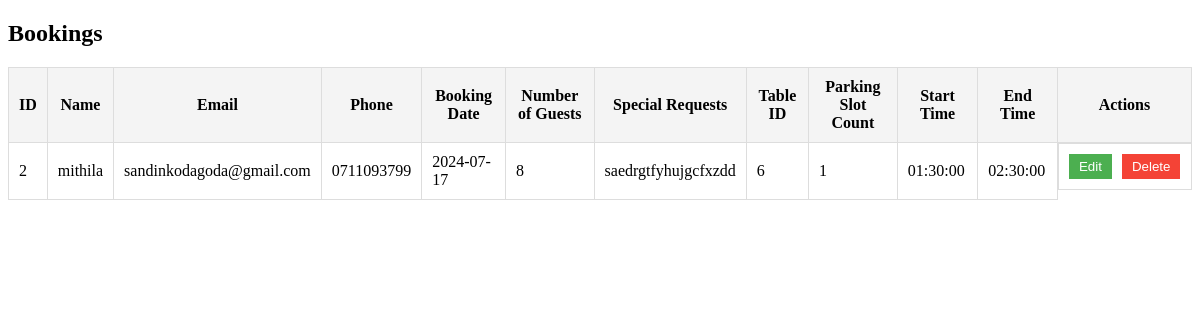
The app's page /html/view_bookings.php (signed in) with its own data.
### tables this page shows
CREATE TABLE IF NOT EXISTS `bookings` (
  `id` int NOT NULL AUTO_INCREMENT,
  `name` varchar(255) NOT NULL,
  `email` varchar(255) NOT NULL,
  `phone` varchar(50) DEFAULT NULL,
  `booking_date` date NOT NULL,
  `number_of_guests` int NOT NULL,
  `special_requests` text,
  `table_id` int NOT NULL,
  `parking_slot_count` int DEFAULT '0',
  `start_time` time NOT NULL,
  `end_time` time NOT NULL,
  PRIMARY KEY (`id`),
  KEY `fk_table_id` (`table_id`)
);

### html/view_bookings.php (the view, shortened to what this page needs)
<?php
$servername = "localhost";
$username_db = "root";
$password_db = "";
$database = "galeryCafe";
$conn = new mysqli($servername, $username_db, $password_db, $database);
$sql = "SELECT * FROM bookings";
$result = $conn->query($sql);
$bookings = $result->fetch_all(MYSQLI_ASSOC);
?>
<!DOCTYPE html>
<html lang="en">
<head>
</head>
<body>
    <h2>Bookings</h2>
    <table>
        <tr>
            <th>ID</th>
            <th>Name</th>
            <th>Email</th>
            <th>Phone</th>
            <th>Booking Date</th>
            <th>Number of Guests</th>
            <th>Special Requests</th>
            <th>Table ID</th>
            <th>Parking Slot Count</th>
            <th>Start Time</th>
            <th>End Time</th>
            <th>Actions</th>
        </tr>
        <?php foreach ($bookings as $row) : ?>
            <tr>
                <td><?php echo htmlspecialchars($row['id']); ?></td>
                <td><?php echo htmlspecialchars($row['name']); ?></td>
                <td><?php echo htmlspecialchars($row['email']); ?></td>
                <td><?php echo htmlspecialchars($row['phone']); ?></td>
                <td><?php echo htmlspecialchars($row['booking_date']); ?></td>
                <td><?php echo htmlspecialchars($row['number_of_guests']); ?></td>
                <td><?php echo htmlspecialchars($row['special_requests']); ?></td>
                <td><?php echo htmlspecialchars($row['table_id']); ?></td>
                <td><?php echo htmlspecialchars($row['parking_slot_count']); ?></td>
                <td><?php echo htmlspecialchars($row['start_time']); ?></td>
                <td><?php echo htmlspecialchars($row['end_time']); ?></td>
                <td class="action-buttons">
                    <form method="get" action="edit_booking.php">
                        <button type="submit" class="update-btn">Edit</button>
                    </form>
                    <form method="post" action="delete_booking.php" onsubmit="return confirm('Are you sure you want to delete this booking?');">
                        <button type="submit" class="delete-btn">Delete</button>
                    </form>
                </td>
            </tr>
        <?php endforeach; ?>
    </table>
</body>
</html>

### html/view_bookings.php (style rules this page uses)
table { width: 100%; border-collapse: collapse; }
th, td { padding: 10px; border: 1px solid #ddd; }
th { background-color: #f4f4f4; }
.action-buttons { display: flex; gap: 10px; }
.update-btn, .delete-btn { padding: 5px 10px; border: none; cursor: pointer; }
.update-btn { background-color: #4CAF50; color: white; }
.delete-btn { background-color: #f44336; color: white; }

### records on screen
bookings: id "2", name "mithila", email "sandinkodagoda@gmail.com", phone "0711093799", booking_date "2024-07-17", number_of_guests "8", special_requests "saedrgtfyhujgcfxzdd", table "6", parking_slot_count "1", start_time "01:30:00", end_time "02:30:00"
